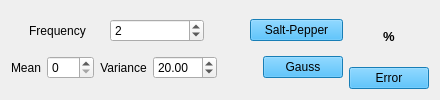
             <widget class="QWidget" name="tab_6">
              <attribute name="title">
               <string>Hw6</string>
              </attribute>
              <layout class="QHBoxLayout" name="horizontalLayout_30">
               <item>
                <layout class="QHBoxLayout" name="horizontalLayout_29">
                 <item>
                  <layout class="QVBoxLayout" name="verticalLayout_23">
                   <item>
                    <layout class="QHBoxLayout" name="horizontalLayout_27">
                     <item>
                      <widget class="QLabel" name="label_20">
                       <property name="text">
                        <string>Frequency</string>
                       </property>
                       <property name="alignment">
                        <set>Qt::AlignCenter</set>
                       </property>
                      </widget>
                     </item>
                     <item>
                      <widget class="QSpinBox" name="spinBox_9">
                       <property name="maximum">
                        <number>100</number>
                       </property>
                       <property name="value">
                        <number>2</number>
                       </property>
                      </widget>
                     </item>
                     <item>
                      <spacer name="horizontalSpacer_10">
                       <property name="orientation">
                        <enum>Qt::Horizontal</enum>
                       </property>
                       <property name="sizeType">
                        <enum>QSizePolicy::Minimum</enum>
                       </property>
                       <property name="sizeHint" stdset="0">
                        <size>
                         <width>40</width>
                         <height>20</height>
                        </size>
                       </property>
                      </spacer>
                     </item>
                     <item>
                      <widget class="QPushButton" name="pushButton_22">
                       <property name="styleSheet">
                        <string notr="true">background-color:rgb(33, 177, 255)</string>
                       </property>
                       <property name="text">
                        <string>Salt-Pepper</string>
                       </property>
                      </widget>
                     </item>
                    </layout>
                   </item>
                   <item>
                    <layout class="QHBoxLayout" name="horizontalLayout_28">
                     <item>
                      <widget class="QLabel" name="label_22">
                       <property name="text">
                        <string>Mean</string>
                       </property>
                       <property name="alignment">
                        <set>Qt::AlignCenter</set>
                       </property>
                      </widget>
                     </item>
                     <item>
                      <widget class="QSpinBox" name="spinBox_10">
                       <property name="maximum">
                        <number>255</number>
                       </property>
                       <property name="value">
                        <number>0</number>
                       </property>
                      </widget>
                     </item>
                     <item>
                      <widget class="QLabel" name="label_23">
                       <property name="text">
                        <string>Variance</string>
                       </property>
                       <property name="alignment">
                        <set>Qt::AlignCenter</set>
                       </property>
                      </widget>
                     </item>
                     <item>
                      <widget class="QDoubleSpinBox" name="doubleSpinBox_2">
                       <property name="maximum">
                        <double>255.000000000000000</double>
                       </property>
                       <property name="value">
                        <double>20.000000000000000</double>
                       </property>
                      </widget>
                     </item>
                     <item>
                      <spacer name="horizontalSpacer_11">
                       <property name="orientation">
                        <enum>Qt::Horizontal</enum>
                       </property>
                       <property name="sizeType">
                        <enum>QSizePolicy::Minimum</enum>
                       </property>
                       <property name="sizeHint" stdset="0">
                        <size>
                         <width>40</width>
                         <height>20</height>
                        </size>
                       </property>
                      </spacer>
                     </item>
                     <item>
                      <widget class="QPushButton" name="pushButton_25">
                       <property name="styleSheet">
                        <string notr="true">background-color:rgb(33, 177, 255)</string>
                       </property>
                       <property name="text">
                        <string>Gauss</string>
                       </property>
                      </widget>
                     </item>
                    </layout>
                   </item>
                  </layout>
                 </item>
                 <item>
                  <layout class="QVBoxLayout" name="verticalLayout_22">
                   <item>
                    <widget class="QLabel" name="label_21">
                     <property name="font">
                      <font>
                       <pointsize>10</pointsize>
                       <weight>75</weight>
                       <bold>true</bold>
                      </font>
                     </property>
                     <property name="text">
                      <string>%</string>
                     </property>
                     <property name="textFormat">
                      <enum>Qt::PlainText</enum>
                     </property>
                     <property name="alignment">
                      <set>Qt::AlignCenter</set>
                     </property>
                    </widget>
                   </item>
                   <item>
                    <widget class="QPushButton" name="pushButton_23">
                     <property name="styleSheet">
                      <string notr="true">background-color:rgb(33, 177, 255)</string>
                     </property>
                     <property name="text">
                      <string>Error</string>
                     </property>
                    </widget>
                   </item>
                  </layout>
                 </item>
                </layout>
               </item>
              </layout>
             </widget>
